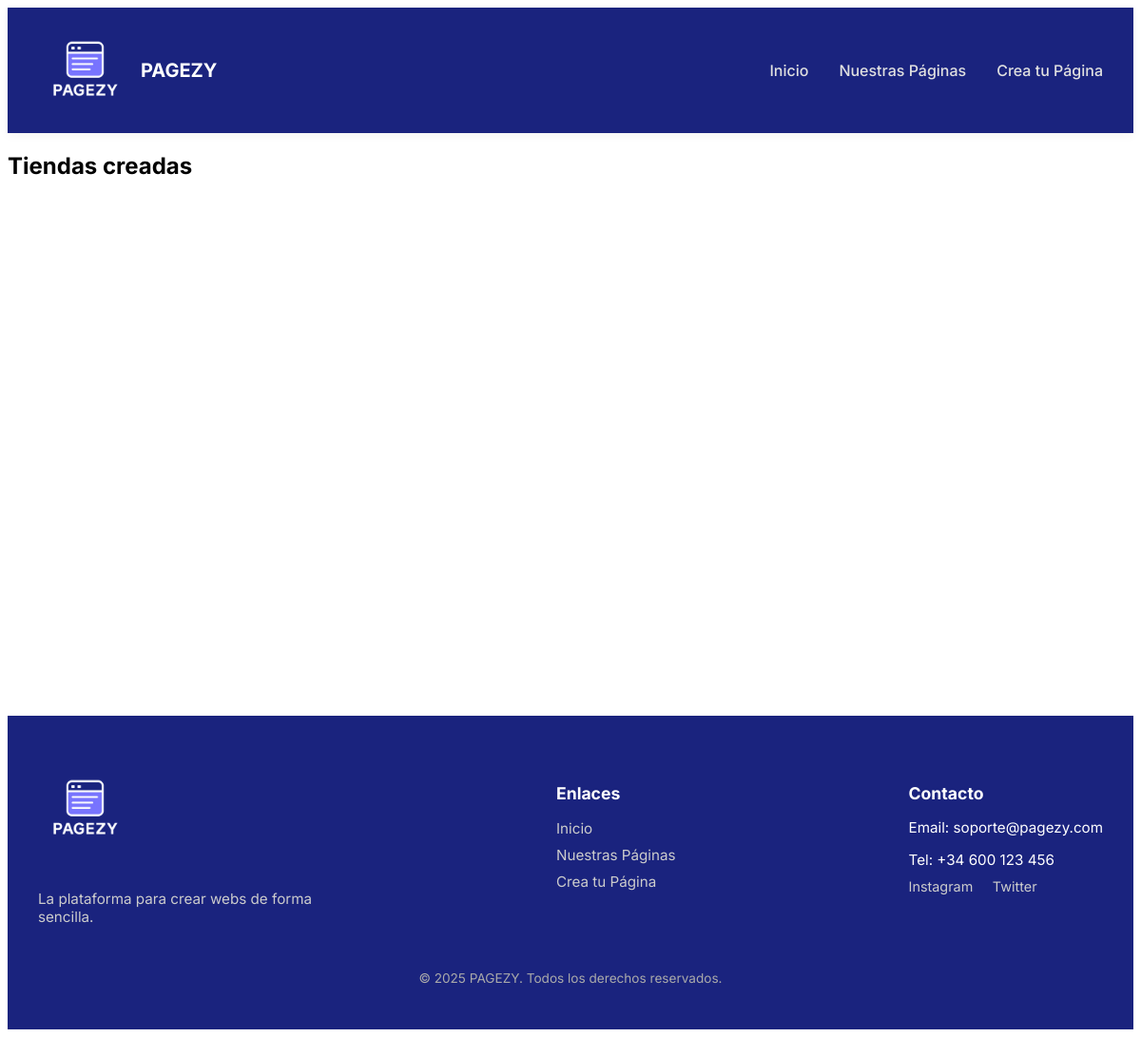
The app's page /pages/, older data.
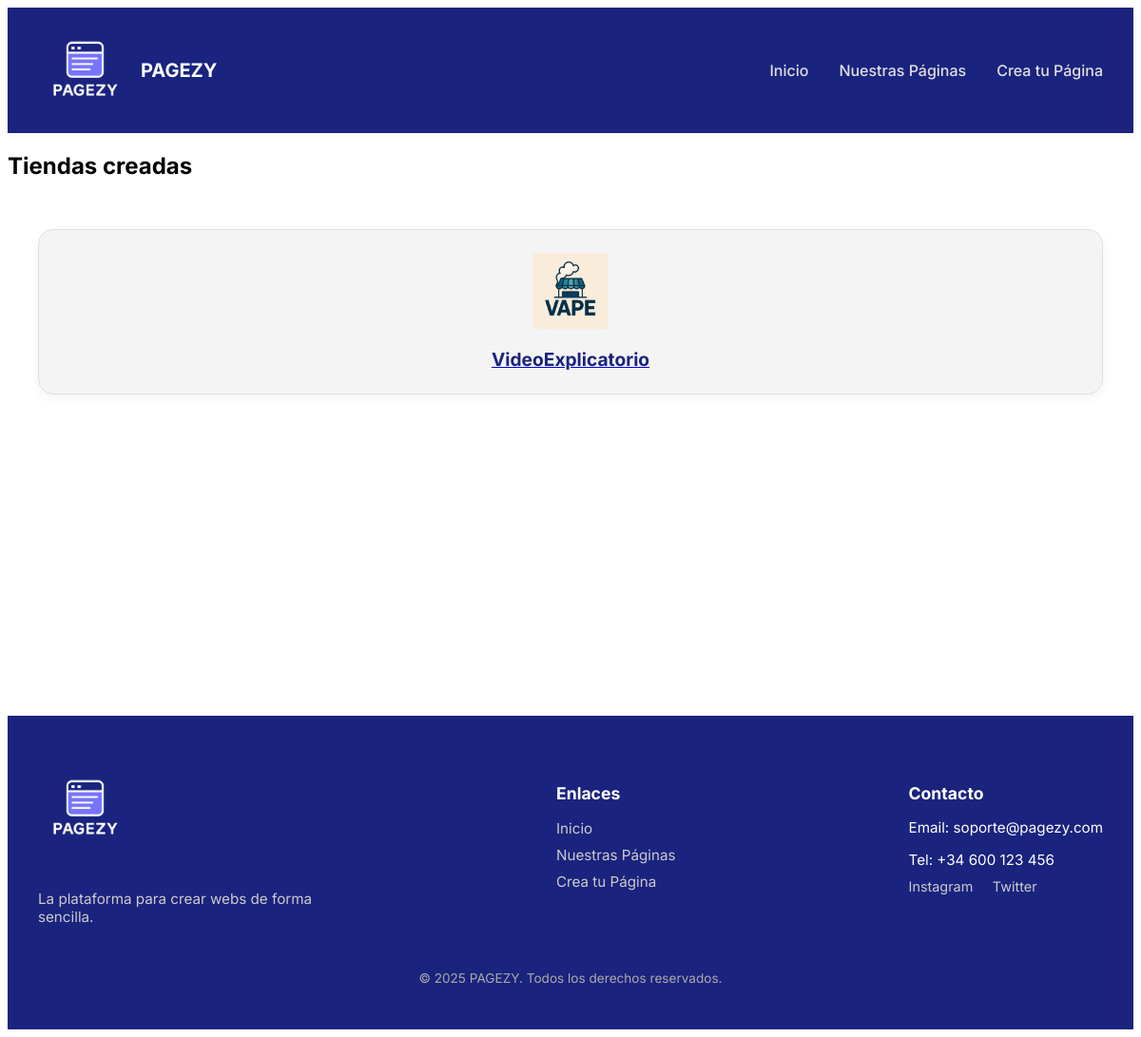
The same page, newer data.
### app/models_publicos.py (models this page shows)
class TiendaPublica(db.Model):
    id = db.Column(db.Integer, primary_key=True)
    nombre_tienda = db.Column(db.String(100), unique=True, nullable=False)
    email_contacto = db.Column(db.String(120), nullable=False)
    ruta_db = db.Column(db.String(255), nullable=False)  # Ruta al archivo .db de la tienda
    fecha_creacion = db.Column(db.DateTime, default=datetime.utcnow)

### app/routes/webs.py (the view)
@tiendas_bp.route("/")
def lista_tiendas():
    tiendas = TiendaPublica.query.all()
    return render_template("PaginasPresentacion/tiendas/lista_tiendas.html", tiendas=tiendas)

### app/templates/PaginasPresentacion/tiendas/lista_tiendas.html
{% extends 'PaginasPresentacion/base.html' %}
{% block content %}
<h2>Tiendas creadas</h2>
<div class="grid-tarjetas">
  {% for tienda in tiendas %}
  <a href="{{ url_for('tienda_publica.ver_tienda', nombre_tienda=tienda.nombre_tienda) }}" class="tienda">
    <div class="tarjeta-tienda">
      <div class="logo-tienda">
        <img src="/static/logos/{{ tienda.nombre_tienda }}_logo.png" alt="Logo de {{ tienda.nombre_tienda }}">
      </div>
      <h3>{{ tienda.nombre_tienda }}</h3>
    </div>
  </a>
  {% endfor %}
</div>
{% endblock %}

### app/templates/PaginasPresentacion/base.html (shortened to what this page needs)
<!DOCTYPE html>
<html lang="es">
<head>
  <link rel="stylesheet" href="{{ url_for('static', filename='css/Presentacion/main.css') }}">
</head>
<body>
  {% include 'PaginasPresentacion/navbar.html' %}
  <main>
    {% block content %}{% endblock %}
  </main>
  {% include 'PaginasPresentacion/footer.html' %}
</body>
</html>

### app/templates/PaginasPresentacion/navbar.html (shortened to what this page needs)
<nav class="navbar">
  <div class="container">
    <a href="/" class="navbar-logo">
      <img src="{{ url_for('static', filename='imgs/pagezy1.png') }}" alt="PAGEZY Logo">
      <span>PAGEZY</span>
    </a>
    <ul class="nav-links">
      <li><a href="/">Inicio</a></li>
      <li><a href="{{ url_for('tiendas.lista_tiendas') }}">Nuestras Páginas</a></li>
      <li><a href="{{ url_for('crear_tienda.paso1') }}">Crea tu Página</a></li>
    </ul>
  </div>
</nav>

### app/templates/PaginasPresentacion/footer.html (shortened to what this page needs)
<footer class="footer">
  <div class="container">
    <div class="footer-grid">
      <div class="footer-brand">
        <img src="{{ url_for('static', filename='imgs/pagezy1.png') }}" alt="PAGEZY Logo">
        <p>La plataforma para crear webs de forma sencilla.</p>
      </div>
      <div class="footer-links">
        <h4>Enlaces</h4>
        <ul>
          <li><a href="/">Inicio</a></li>
          <li><a href="{{ url_for('tiendas.lista_tiendas') }}">Nuestras Páginas</a></li>
          <li><a href="{{ url_for('crear_tienda.paso1') }}">Crea tu Página</a></li>
        </ul>
      </div>
      <div class="footer-contacto">
        <h4>Contacto</h4>
        <p>Email: soporte@pagezy.com</p>
        <p>Tel: +34 600 123 456</p>
        <div class="social">
          <a href="#"> Instagram</a>
          <a href="#"> Twitter</a>
        </div>
      </div>
    </div>
    <div class="footer-copy">
      <p>&copy; 2025 PAGEZY. Todos los derechos reservados.</p>
    </div>
  </div>
</footer>

### app/static/css/Presentacion/main.css (style rules this page uses)
.navbar { background-color: #1a237e; box-shadow: 0 2px 10px rgba(0, 0, 0, 0.05); padding: 1rem 0; position: sticky; top: 0; z-index: 1000; }
.navbar .container { max-width: 1200px; margin: 0 auto; padding: 0 2rem; display: flex; align-items: center; justify-content: space-between; flex-wrap: wrap; }
.navbar .navbar-logo { display: flex; align-items: center; text-decoration: none; }
.navbar .navbar-logo img { height: 100px; margin-right: 0.5rem; }
.navbar .navbar-logo span { font-weight: bold; font-size: 1.25rem; color: #fff; }
.navbar .nav-links { list-style: none; display: flex; gap: 2rem; }
.navbar .nav-links li a { text-decoration: none; color: #e0e0e0; font-weight: 500; transition: color 0.3s; }
.footer { background-color: #1a237e; color: #fff; padding: 3rem 2rem 2rem 2rem; }
.footer .container { max-width: 1200px; margin: 0 auto; }
.footer .footer-grid { display: flex; justify-content: space-between; flex-wrap: wrap; gap: 2rem; }
.footer .footer-grid .footer-brand { max-width: 300px; }
.footer .footer-grid .footer-brand img { height: 100px; margin-bottom: 1rem; }
.footer .footer-grid .footer-brand p { font-size: 0.95rem; color: #ccc; }
.footer .footer-grid .footer-links h4, .footer .footer-grid .footer-contacto h4 { font-size: 1.1rem; margin-bottom: 1rem; color: #fff; }
.footer .footer-grid .footer-links ul, .footer .footer-grid .footer-contacto ul { list-style: none; padding: 0; }
.footer .footer-grid .footer-links ul li, .footer .footer-grid .footer-contacto ul li { margin-bottom: 0.5rem; }
.footer .footer-grid .footer-links ul li a, .footer .footer-grid .footer-contacto ul li a { color: #ccc; text-decoration: none; font-size: 0.95rem; }
.footer .footer-grid .footer-links p, .footer .footer-grid .footer-contacto p { font-size: 0.95rem; margin-bottom: 0.5rem; }
.footer .footer-grid .footer-links .social, .footer .footer-grid .footer-contacto .social { margin-top: 0.5rem; }
.footer .footer-grid .footer-links .social a, .footer .footer-grid .footer-contacto .social a { display: inline-block; margin-right: 1rem; color: #ccc; font-size: 0.9rem; text-decoration: none; }
.footer .footer-copy { margin-top: 2rem; text-align: center; font-size: 0.85rem; color: #aaa; }
.grid-tarjetas { display: grid; grid-template-columns: repeat(auto-fit, minmax(200px, 1fr)); gap: 1.5rem; padding: 2rem; min-height: 60vh; }
.tarjeta-tienda { border: 1px solid #e0e0e0; padding: 1.5rem; text-align: center; border-radius: 1rem; background-color: #f4f4f4; box-shadow: 0 4px 12px rgba(0, 0, 0, 0.05); transition: transform 0.2s ease; }
.tarjeta-tienda img { max-height: 80px; object-fit: contain; margin-bottom: 1rem; }
.tarjeta-tienda h3 { font-size: 1.2rem; color: #1a237e; margin: 0; }
body { font-family: "Inter", sans-serif; }

Row changes from the older to the newer data that the page shows:
added TiendaPublica: nombre_tienda (picture), nombre_tienda "VideoExplicatorio"
